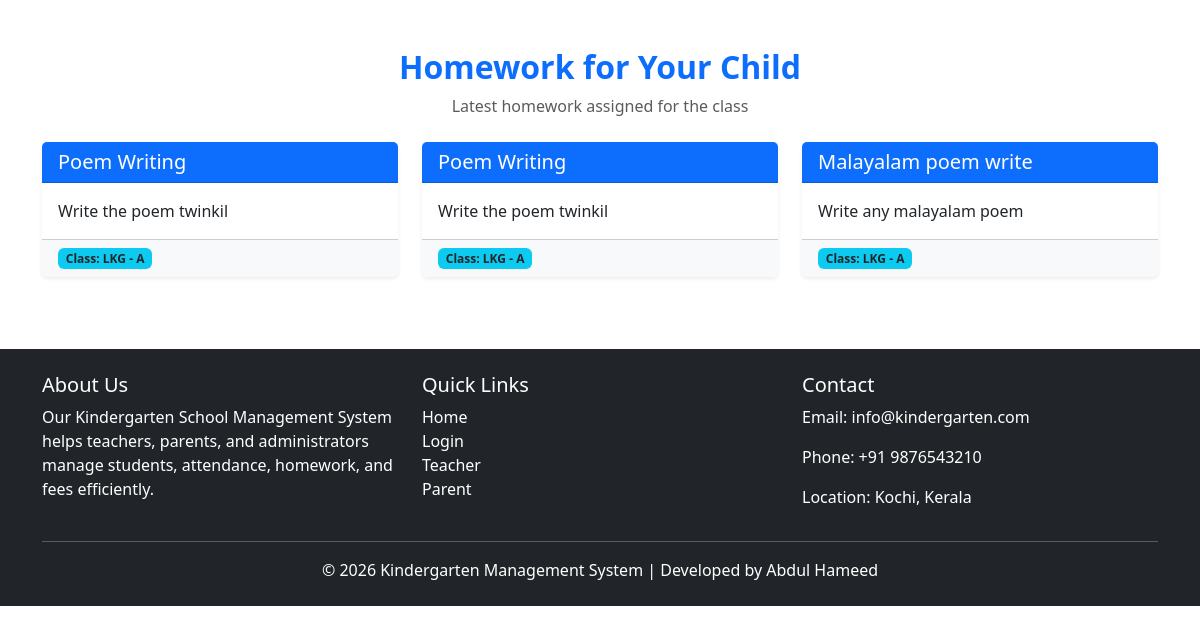
Before: /parent/homework/ (signed in) with the older database file.
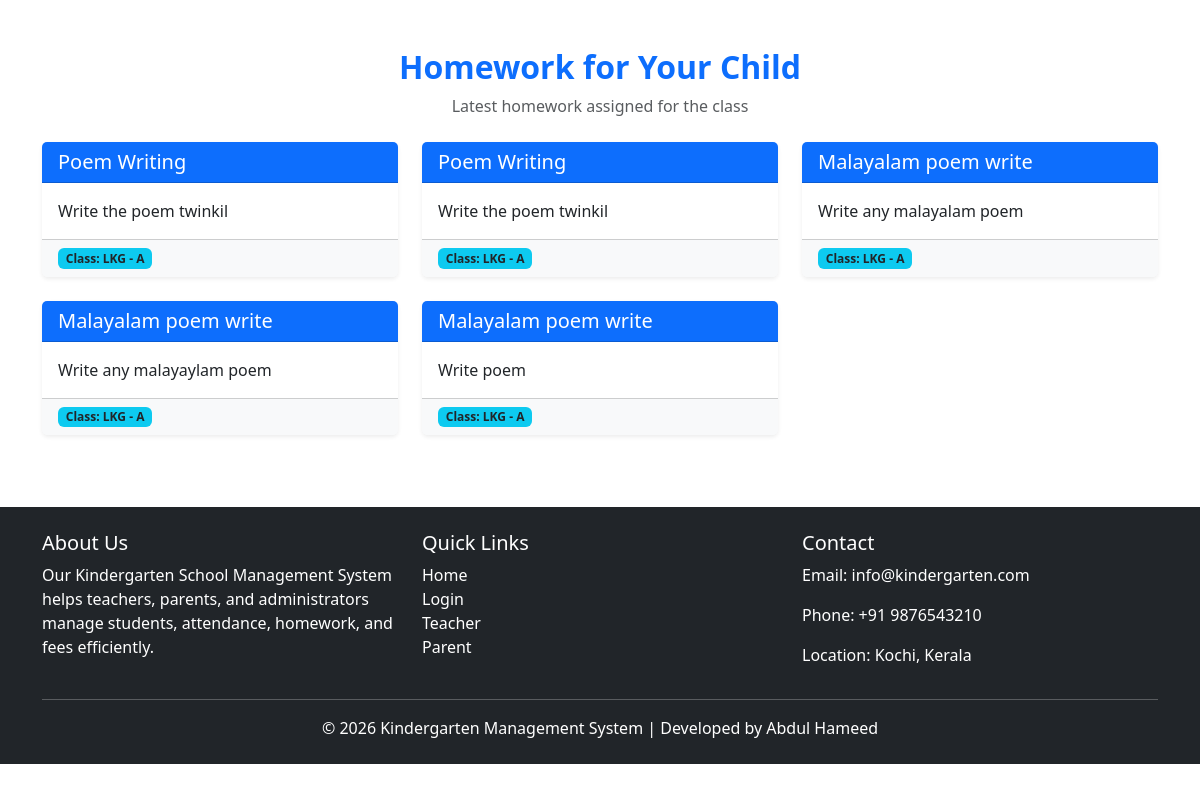
After: the same page with the newer database file.
### MUN_APP/models.py (models this page shows, shortened)
class Homework(models.Model):
    class_section = models.ForeignKey(ClassSection, on_delete=models.CASCADE)
    title = models.CharField(max_length=200)
    description = models.TextField()
    date = models.DateField(default=timezone.now)

class ClassSection(models.Model):
    class_name = models.CharField(max_length=100)  # LKG, UKG
    section = models.CharField(max_length=10, blank=True, null=True)  # A, B, C
    def __str__(self):
        return f"{self.class_name} - {self.section}"

### MUN_APP/views.py (the view)
# urls.py: path("parent/homework/", views.parentHomework, name="parent_homework"),
def parentHomework(request):
    parent_id = request.session.get("user_id")
    students = Student.objects.filter(parent_id=parent_id)
    class_list = [s.class_section_id for s in students]
    homework = Homework.objects.filter(class_section_id__in=class_list)
    return render(request, "parent/homework.html", {"homework": homework})

### MUN_APP/templates/parent/homework.html
<link href="https://cdn.jsdelivr.net/npm/bootstrap@5.3.2/dist/css/bootstrap.min.css" rel="stylesheet">
<div class="container mt-5">
    <div class="text-center mb-4">
        <h2 class="fw-bold text-primary">Homework for Your Child</h2>
        <p class="text-muted">Latest homework assigned for the class</p>
    </div>
    <div class="row">
        {% for h in homework %}
        <div class="col-md-6 col-lg-4 mb-4">
            <div class="card shadow-sm h-100 border-0">
                <div class="card-header bg-primary text-white">
                    <h5 class="mb-0">{{ h.title }}</h5>
                </div>
                <div class="card-body">
                    <p class="card-text">
                        {{ h.description }}
                    </p>
                </div>
                <div class="card-footer bg-light">
                    <span class="badge bg-info text-dark">
                        Class: {{ h.class_section }}
                    </span>
                </div>
            </div>
        </div>
        {% empty %}
        <div class="col-12 text-center">
            <div class="alert alert-warning">
                No homework assigned yet.
            </div>
        </div>
        {% endfor %}
    </div>
</div>
{% include "footer.html" %}

Changed rows visible on the page:
added Homework: title "Malayalam poem write", description "Write any malayaylam poem", class_section "LKG - A"
added Homework: title "Malayalam poem write", description "Write poem", class_section "LKG - A"
